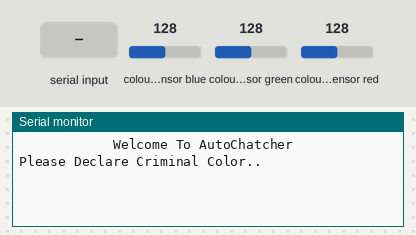
The sketch below on a simulated Arduino Uno, built with avr-gcc and run on an emulated ATmega328P. Parts: the last lines printed to the serial monitor. The inputs (shaded band) are chosen by the test bench; at power-on: colour sensor blue 128, colour sensor green 128, colour sensor red 128.

Above: at 1.2 s.
1.3 s: "R\n" received over Serial
At 1.9 s:
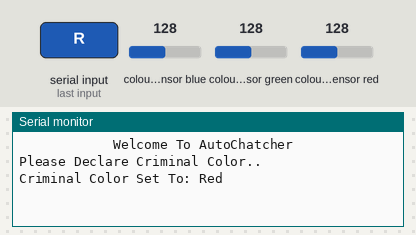
2.8 s: byte 71 (71) received over Serial
At 3.5 s:
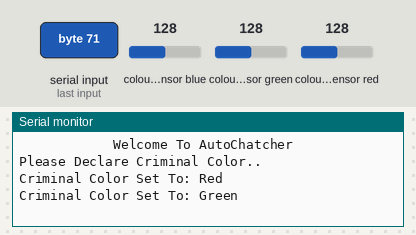
4.3 s: byte 66 (66) received over Serial
At 5.5 s:
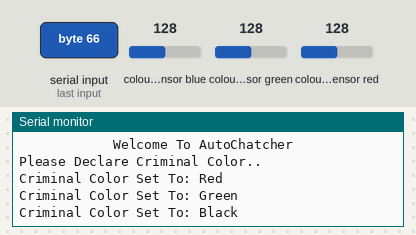
5.8 s: byte 87 (87) received over Serial
At 7.1 s:
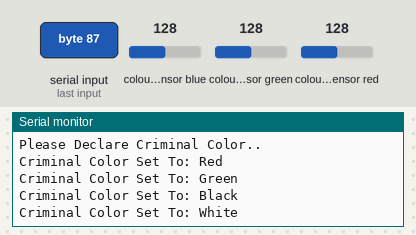

The sketch:

License_Plat_Checker_Test.ino
```cpp
#include <Wire.h>
#include "Adafruit_TCS34725.h"
int input;
float red, green, blue;
Adafruit_TCS34725 tcs = Adafruit_TCS34725(TCS34725_INTEGRATIONTIME_50MS, TCS34725_GAIN_4X);
bool colorchoser1=false;
bool colorchoser2=false;
bool colorchoser3=false;
bool colorchoser4=false;

void setup() {
  Serial.begin(9600);
  delay(20);
  Serial.println("\t\t\t\t\t\tWelcome To AutoChatcher");
  Serial.println("Please Declare Criminal Color..");
}

void loop() {
  tcs.getRGB(&red, &green, &blue);


  if (Serial.available()) {
    input = Serial.read();

    // initializing criminal color

    if (input == 82 ) {
      Serial.print ("Criminal Color Set To: " );
      Serial.println("Red");
      colorchoser1=true;
      colorchoser2=false;
      colorchoser3=false;
      colorchoser4=false;
    }
    if (input == 71 ) {
      Serial.print ("Criminal Color Set To: " );
      Serial.println("Green");
      colorchoser2=true;
      colorchoser1=false;
      colorchoser3=false;
      colorchoser4=false;
    }
    if (input == 66 ) {
      Serial.print ("Criminal Color Set To: " );
      Serial.println("Black");
      colorchoser3=true;
      colorchoser1=false;
      colorchoser2=false;
      colorchoser4=false;
    }
    if (input == 87 ) {
      Serial.print ("Criminal Color Set To: " );
      Serial.println("White");
      colorchoser4=true;
      colorchoser1=false;
      colorchoser2=false;
      colorchoser3=false;
    }
  }
  // checking for color

  //fix numbers not accurate

  if ( colorchoser1=true && red>= 120 && red<=160 && green>= 65 && green<=90 && blue>= 40 && blue<=60) { //red
    Serial.println("License Plate: Red");
    Serial.println("Car Status: Criminal");
    Serial.println("Location: 1st Street");
      Serial.print("R:\t"); Serial.print(int(red));
  Serial.print("\tG:\t"); Serial.print(int(green));
  Serial.print("\tB:\t"); Serial.print(int(blue));
  Serial.print("\n");
  delay(1000);

  }


   if ( colorchoser2=true && red>= 135 && red<=150 && green>= 74 && green<=82 && blue>= 48 && blue<=56) { //green
   Serial.println("License Plate: Green");
    Serial.println("Car Status: Criminal");
    Serial.println("Location: 1st Street");
  }


   if ( colorchoser3=true && red>= 135 && red<=150 && green>= 74 && green<=82 && blue>= 48 && blue<=56) { //black
      Serial.println("License Plate: Green");
    Serial.println("Car Status: Criminal");
    Serial.println("Location: 1st Street");
  }


   if ( colorchoser4=true && red>= 135 && red<=150 && green>= 74 && green<=82 && blue>= 48 && blue<=56) { //white
      Serial.println("License Plate: Green");
    Serial.println("Car Status: Criminal");
    Serial.println("Location: 1st Street");
  }


}
```

Measured:
- after the input at 1.3 s, the serial monitor: prints a new line at once (image 1)
- after the input at 2.8 s, the serial monitor: prints a new line at once (image 2)
- after the input at 4.3 s, the serial monitor: prints a new line at once (image 3)
- after the input at 5.8 s, the serial monitor: prints a new line at once (image 4)
